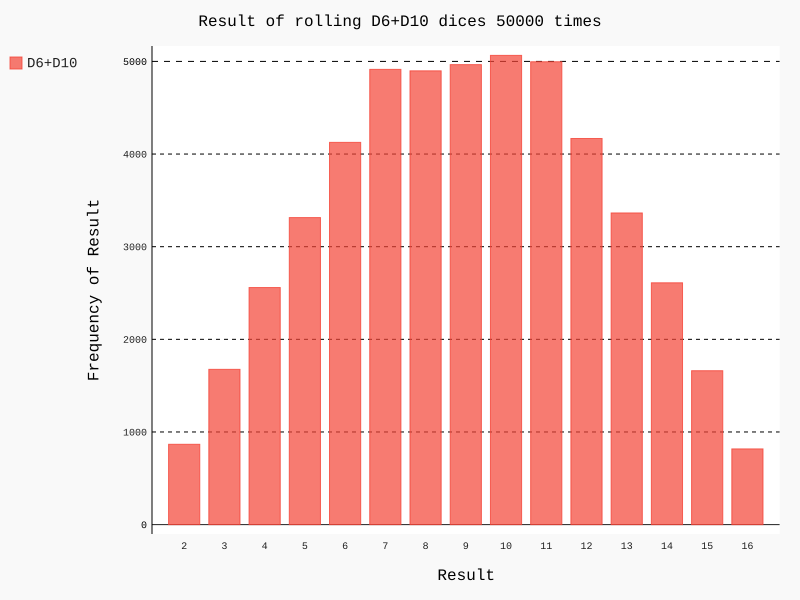

Write the Python code that produced this figure.
#  -*- UTF-8 -*- #
"""
@filename:different_dice.py
@author:Anza
@time:2023-07-19
"""

import pygal
from die import Die

if __name__ == '__main__':
    die_1 = Die()
    die_2 = Die(10)

    results = []
    for roll_num in range(50000):
        result = die_1.roll() + die_2.roll()
        results.append(result)

    # 分析结果
    frequencies = []
    max_result = die_1.num_sides + die_2.num_sides
    for value in range(2, max_result+1):
        frequency = results.count(value)
        frequencies.append(frequency)

    # 可视化结果
    hist = pygal.Bar()
    hist.title = "Result of rolling D6+D10 dices 50000 times"
    hist.x_labels = [str(i) for i in range(2, max_result+1)]
    hist.x_title = "Result"
    hist.y_title = "Frequency of Result"

    hist.add('D6+D10', frequencies)
    hist.render_to_file('different_dice.svg')
